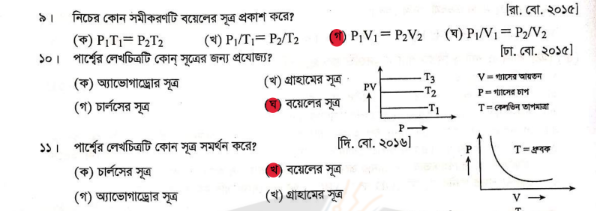
#> input picture Python-Programming_Language/python-project/mcq-detection/s1.png, 596 x 211 px
$ python mcq-detection.py
#> lines starting #> are read from the running program, lines starting #| are printed output that depends on the picture; after the words box and inside, x2 and y2 are one past the last pixel; in counts of white or black regions, pixels touching at a corner belong together
import cv2
import pytesseract
import numpy as np
from PIL import Image
import json

# Optional: Set Tesseract path on Windows
pytesseract.pytesseract.tesseract_cmd = r'C:\\Program Files\\Tesseract-OCR\\tesseract.exe'

def preprocess_image(image_path):
#> called with image_path = 's1.png'
    image = cv2.imread(image_path)
#> image is the input picture: shape (211, 596, 3); mean B, G, R 238.6, 238.7, 239.5
    gray = cv2.cvtColor(image, cv2.COLOR_BGR2GRAY)
    _, binary = cv2.threshold(gray, 150, 255, cv2.THRESH_BINARY)
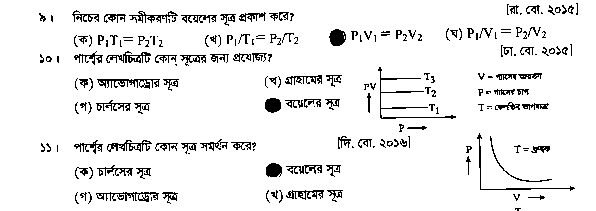
#> binary: shape (211, 596); 93% white; black in thin lines or dots, all inside (x1, y1, x2, y2) = (39, 3, 578, 211)
    return image, binary

def extract_text(binary_image):
    pil_img = Image.fromarray(binary_image)
#> (the run stopped early here; a loop or call above may not have finished)
